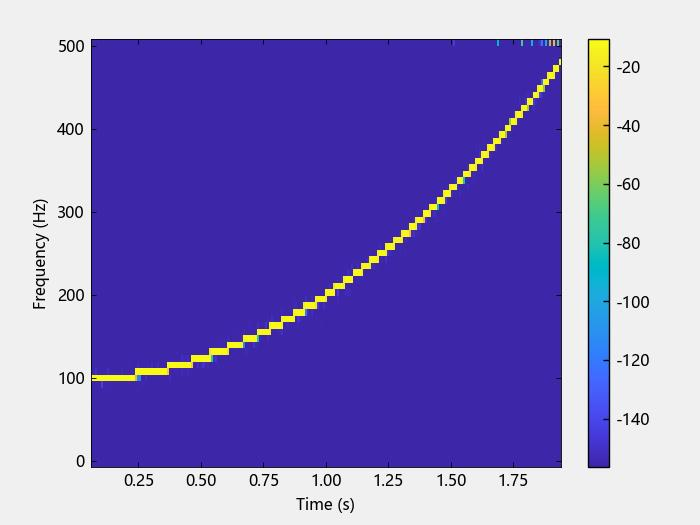

The Julia source for this figure:
# 二次线性调频的重新分配频谱图

using TySignalProcessing
using TyPlot
Fs = 1000
t = 0:(1 / Fs):2
y = chirp(t, 100, 1, 200, "quadratic")

figure()
spectrogram(y, kaiser(128, 18), 120, 128, Fs, "reassigned", "yaxis"; plotfig=true)
